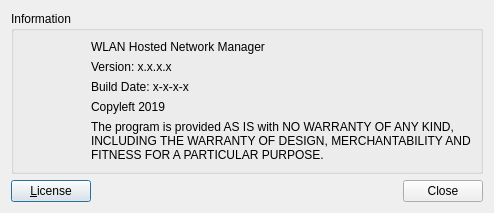
<?xml version="1.0" encoding="UTF-8"?>
<ui version="4.0">
 <class>AboutDialog</class>
 <widget class="QDialog" name="AboutDialog">
  <property name="windowModality">
   <enum>Qt::WindowModal</enum>
  </property>
  <property name="geometry">
   <rect>
    <x>0</x>
    <y>0</y>
    <width>494</width>
    <height>212</height>
   </rect>
  </property>
  <property name="sizePolicy">
   <sizepolicy hsizetype="Fixed" vsizetype="Fixed">
    <horstretch>0</horstretch>
    <verstretch>0</verstretch>
   </sizepolicy>
  </property>
  <property name="maximumSize">
   <size>
    <width>494</width>
    <height>212</height>
   </size>
  </property>
  <property name="windowTitle">
   <string>About WLAN Hosted Network Manager</string>
  </property>
  <property name="windowIcon">
   <iconset resource="hostednetwork-gui.qrc">
    <normaloff>:/images/about.png</normaloff>:/images/about.png</iconset>
  </property>
  <layout class="QGridLayout" name="gridLayout">
   <item row="0" column="0" colspan="3">
    <widget class="QGroupBox" name="groupBox">
     <property name="title">
      <string>Information</string>
     </property>
     <layout class="QGridLayout" name="gridLayout_2">
      <item row="0" column="0">
       <layout class="QHBoxLayout" name="horizontalLayout">
        <item>
         <widget class="QLabel" name="pixLabel">
          <property name="text">
           <string/>
          </property>
          <property name="pixmap">
           <pixmap resource="hostednetwork-gui.qrc">:/images/wifi.png</pixmap>
          </property>
         </widget>
        </item>
        <item>
         <layout class="QVBoxLayout" name="verticalLayout">
          <item>
           <widget class="QLabel" name="nameLabel">
            <property name="text">
             <string>WLAN Hosted Network Manager</string>
            </property>
           </widget>
          </item>
          <item>
           <widget class="QLabel" name="versionLabel">
            <property name="text">
             <string>Version: x.x.x.x</string>
            </property>
           </widget>
          </item>
          <item>
           <widget class="QLabel" name="buildDateLabel">
            <property name="text">
             <string>Build Date: x-x-x-x</string>
            </property>
           </widget>
          </item>
          <item>
           <widget class="QLabel" name="copyLeftLabel">
            <property name="text">
             <string>Copyleft 2019</string>
            </property>
           </widget>
          </item>
          <item>
           <widget class="QLabel" name="label">
            <property name="text">
             <string>The program is provided AS IS with NO WARRANTY OF ANY KIND,
INCLUDING THE WARRANTY OF DESIGN, MERCHANTABILITY AND
FITNESS FOR A PARTICULAR PURPOSE.</string>
            </property>
           </widget>
          </item>
         </layout>
        </item>
       </layout>
      </item>
     </layout>
    </widget>
   </item>
   <item row="1" column="0">
    <widget class="QPushButton" name="licenseButton">
     <property name="text">
      <string>&amp;License</string>
     </property>
    </widget>
   </item>
   <item row="1" column="1">
    <spacer name="horizontalSpacer">
     <property name="orientation">
      <enum>Qt::Horizontal</enum>
     </property>
     <property name="sizeHint" stdset="0">
      <size>
       <width>298</width>
       <height>20</height>
      </size>
     </property>
    </spacer>
   </item>
   <item row="1" column="2">
    <widget class="QDialogButtonBox" name="buttonBox">
     <property name="orientation">
      <enum>Qt::Horizontal</enum>
     </property>
     <property name="standardButtons">
      <set>QDialogButtonBox::Close</set>
     </property>
    </widget>
   </item>
  </layout>
 </widget>
 <resources>
  <include location="hostednetwork-gui.qrc"/>
 </resources>
 <connections>
  <connection>
   <sender>buttonBox</sender>
   <signal>accepted()</signal>
   <receiver>AboutDialog</receiver>
   <slot>accept()</slot>
   <hints>
    <hint type="sourcelabel">
     <x>248</x>
     <y>254</y>
    </hint>
    <hint type="destinationlabel">
     <x>157</x>
     <y>274</y>
    </hint>
   </hints>
  </connection>
  <connection>
   <sender>buttonBox</sender>
   <signal>rejected()</signal>
   <receiver>AboutDialog</receiver>
   <slot>reject()</slot>
   <hints>
    <hint type="sourcelabel">
     <x>316</x>
     <y>260</y>
    </hint>
    <hint type="destinationlabel">
     <x>286</x>
     <y>274</y>
    </hint>
   </hints>
  </connection>
 </connections>
</ui>
